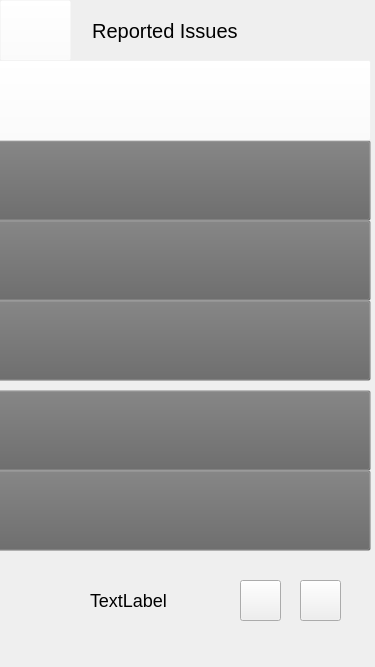
<?xml version="1.0" encoding="UTF-8"?>
<ui version="4.0">
 <class>AdminErrorReports</class>
 <widget class="QWidget" name="AdminErrorReports">
  <property name="geometry">
   <rect>
    <x>0</x>
    <y>0</y>
    <width>375</width>
    <height>667</height>
   </rect>
  </property>
  <property name="windowTitle">
   <string>Form</string>
  </property>
  <widget class="QStackedWidget" name="stackedWidget">
   <property name="geometry">
    <rect>
     <x>0</x>
     <y>0</y>
     <width>381</width>
     <height>671</height>
    </rect>
   </property>
   <property name="currentIndex">
    <number>0</number>
   </property>
   <widget class="QWidget" name="page">
    <widget class="QLabel" name="lbl_stripedBackground">
     <property name="geometry">
      <rect>
       <x>-150</x>
       <y>-70</y>
       <width>671</width>
       <height>841</height>
      </rect>
     </property>
     <property name="styleSheet">
      <string notr="true">image:url(:/images/stripedBackground.png);</string>
     </property>
     <property name="text">
      <string/>
     </property>
    </widget>
    <widget class="QPushButton" name="btn_pageLeft">
     <property name="geometry">
      <rect>
       <x>240</x>
       <y>580</y>
       <width>41</width>
       <height>41</height>
      </rect>
     </property>
     <property name="styleSheet">
      <string notr="true">image:url(:/images/pageLeft.png);</string>
     </property>
     <property name="text">
      <string/>
     </property>
    </widget>
    <widget class="QLabel" name="lbl_report_1">
     <property name="geometry">
      <rect>
       <x>40</x>
       <y>100</y>
       <width>231</width>
       <height>31</height>
      </rect>
     </property>
     <property name="styleSheet">
      <string notr="true">font-family:arial;
font-size:24px;
color: black;</string>
     </property>
     <property name="text">
      <string>TextLabel</string>
     </property>
    </widget>
    <widget class="QPushButton" name="btn_pageRight">
     <property name="geometry">
      <rect>
       <x>300</x>
       <y>580</y>
       <width>41</width>
       <height>41</height>
      </rect>
     </property>
     <property name="styleSheet">
      <string notr="true">image: url(:/images/pageRight.png);</string>
     </property>
     <property name="text">
      <string/>
     </property>
    </widget>
    <widget class="QLabel" name="lbl_report_4">
     <property name="geometry">
      <rect>
       <x>40</x>
       <y>340</y>
       <width>231</width>
       <height>31</height>
      </rect>
     </property>
     <property name="styleSheet">
      <string notr="true">font-family:arial;
font-size:24px;
color: black;</string>
     </property>
     <property name="text">
      <string>TextLabel</string>
     </property>
    </widget>
    <widget class="QPushButton" name="btn_view_4">
     <property name="geometry">
      <rect>
       <x>-10</x>
       <y>300</y>
       <width>381</width>
       <height>81</height>
      </rect>
     </property>
     <property name="styleSheet">
      <string notr="true">background-color:  rgba(100,100,100,0);
</string>
     </property>
     <property name="text">
      <string/>
     </property>
    </widget>
    <widget class="QLabel" name="lbl_report_5">
     <property name="geometry">
      <rect>
       <x>40</x>
       <y>430</y>
       <width>231</width>
       <height>31</height>
      </rect>
     </property>
     <property name="styleSheet">
      <string notr="true">font-family:arial;
font-size:24px;
color: black;</string>
     </property>
     <property name="text">
      <string>TextLabel</string>
     </property>
    </widget>
    <widget class="QLabel" name="lbl_currentPage">
     <property name="geometry">
      <rect>
       <x>90</x>
       <y>590</y>
       <width>121</width>
       <height>20</height>
      </rect>
     </property>
     <property name="styleSheet">
      <string notr="true">color:black;
font-family:arial;
font-size:18px;</string>
     </property>
     <property name="text">
      <string>TextLabel</string>
     </property>
    </widget>
    <widget class="QPushButton" name="btn_view_2">
     <property name="geometry">
      <rect>
       <x>-10</x>
       <y>140</y>
       <width>381</width>
       <height>81</height>
      </rect>
     </property>
     <property name="styleSheet">
      <string notr="true">background-color:  rgba(100,100,100,0);
</string>
     </property>
     <property name="text">
      <string/>
     </property>
    </widget>
    <widget class="QLabel" name="lbl_report_2">
     <property name="geometry">
      <rect>
       <x>40</x>
       <y>180</y>
       <width>231</width>
       <height>31</height>
      </rect>
     </property>
     <property name="styleSheet">
      <string notr="true">font-family:arial;
font-size:24px;
color: black;</string>
     </property>
     <property name="text">
      <string>TextLabel</string>
     </property>
    </widget>
    <widget class="QLabel" name="lbl_report_3">
     <property name="geometry">
      <rect>
       <x>40</x>
       <y>260</y>
       <width>231</width>
       <height>31</height>
      </rect>
     </property>
     <property name="styleSheet">
      <string notr="true">font-family:arial;
font-size:24px;
color: black;</string>
     </property>
     <property name="text">
      <string>TextLabel</string>
     </property>
    </widget>
    <widget class="QPushButton" name="btn_view_5">
     <property name="geometry">
      <rect>
       <x>-10</x>
       <y>390</y>
       <width>381</width>
       <height>81</height>
      </rect>
     </property>
     <property name="styleSheet">
      <string notr="true">background-color:  rgba(100,100,100,0);
</string>
     </property>
     <property name="text">
      <string/>
     </property>
    </widget>
    <widget class="QLabel" name="lbl_topBar">
     <property name="geometry">
      <rect>
       <x>-2</x>
       <y>-15</y>
       <width>381</width>
       <height>91</height>
      </rect>
     </property>
     <property name="text">
      <string/>
     </property>
     <property name="pixmap">
      <pixmap resource="resources.qrc">:/images/topBar.png</pixmap>
     </property>
    </widget>
    <widget class="QPushButton" name="btn_backToAdminHome">
     <property name="geometry">
      <rect>
       <x>0</x>
       <y>0</y>
       <width>71</width>
       <height>61</height>
      </rect>
     </property>
     <property name="styleSheet">
      <string notr="true">image: url(:/images/backArrow2.png);
background-color: rgba(255, 255, 255, 0);</string>
     </property>
     <property name="text">
      <string/>
     </property>
    </widget>
    <widget class="QLabel" name="lbl_report_6">
     <property name="geometry">
      <rect>
       <x>40</x>
       <y>510</y>
       <width>231</width>
       <height>31</height>
      </rect>
     </property>
     <property name="styleSheet">
      <string notr="true">font-family:arial;
font-size:24px;
color: black;</string>
     </property>
     <property name="text">
      <string>TextLabel</string>
     </property>
    </widget>
    <widget class="QPushButton" name="btn_view_6">
     <property name="geometry">
      <rect>
       <x>-10</x>
       <y>470</y>
       <width>381</width>
       <height>81</height>
      </rect>
     </property>
     <property name="styleSheet">
      <string notr="true">background-color:  rgba(100,100,100,0);
</string>
     </property>
     <property name="text">
      <string/>
     </property>
    </widget>
    <widget class="QLabel" name="lbl_reportedIssues">
     <property name="geometry">
      <rect>
       <x>70</x>
       <y>0</y>
       <width>251</width>
       <height>61</height>
      </rect>
     </property>
     <property name="styleSheet">
      <string notr="true">color:black;
font-size:20px;
font-family:arial;</string>
     </property>
     <property name="text">
      <string>    Reported Issues</string>
     </property>
    </widget>
    <widget class="QPushButton" name="btn_view_3">
     <property name="geometry">
      <rect>
       <x>-10</x>
       <y>220</y>
       <width>381</width>
       <height>81</height>
      </rect>
     </property>
     <property name="styleSheet">
      <string notr="true">background-color:  rgba(100,100,100,0);
</string>
     </property>
     <property name="text">
      <string/>
     </property>
    </widget>
    <widget class="QPushButton" name="btn_view_1">
     <property name="geometry">
      <rect>
       <x>-10</x>
       <y>60</y>
       <width>381</width>
       <height>81</height>
      </rect>
     </property>
     <property name="styleSheet">
      <string notr="true">background-color:  rgba(255,255,255,0.1);
</string>
     </property>
     <property name="text">
      <string/>
     </property>
    </widget>
    <widget class="QLabel" name="lbl_name_1">
     <property name="geometry">
      <rect>
       <x>40</x>
       <y>70</y>
       <width>251</width>
       <height>31</height>
      </rect>
     </property>
     <property name="styleSheet">
      <string notr="true">font-family: arial;
font-size: 14px;
color: black;</string>
     </property>
     <property name="text">
      <string>TextLabel</string>
     </property>
    </widget>
    <widget class="QLabel" name="lbl_name_2">
     <property name="geometry">
      <rect>
       <x>40</x>
       <y>150</y>
       <width>251</width>
       <height>31</height>
      </rect>
     </property>
     <property name="styleSheet">
      <string notr="true">font-family: arial;
font-size: 14px;
color: black;</string>
     </property>
     <property name="text">
      <string>TextLabel</string>
     </property>
    </widget>
    <widget class="QLabel" name="lbl_name_3">
     <property name="geometry">
      <rect>
       <x>40</x>
       <y>230</y>
       <width>251</width>
       <height>31</height>
      </rect>
     </property>
     <property name="styleSheet">
      <string notr="true">font-family: arial;
font-size: 14px;
color: black;</string>
     </property>
     <property name="text">
      <string>TextLabel</string>
     </property>
    </widget>
    <widget class="QLabel" name="lbl_name_4">
     <property name="geometry">
      <rect>
       <x>40</x>
       <y>310</y>
       <width>251</width>
       <height>31</height>
      </rect>
     </property>
     <property name="styleSheet">
      <string notr="true">font-family: arial;
font-size: 14px;
color: black;</string>
     </property>
     <property name="text">
      <string>TextLabel</string>
     </property>
    </widget>
    <widget class="QLabel" name="lbl_name_5">
     <property name="geometry">
      <rect>
       <x>40</x>
       <y>400</y>
       <width>251</width>
       <height>31</height>
      </rect>
     </property>
     <property name="styleSheet">
      <string notr="true">font-family: arial;
font-size: 14px;
color: black;</string>
     </property>
     <property name="text">
      <string>TextLabel</string>
     </property>
    </widget>
    <widget class="QLabel" name="lbl_name_6">
     <property name="geometry">
      <rect>
       <x>40</x>
       <y>480</y>
       <width>251</width>
       <height>31</height>
      </rect>
     </property>
     <property name="styleSheet">
      <string notr="true">font-family: arial;
font-size: 14px;
color: black;</string>
     </property>
     <property name="text">
      <string>TextLabel</string>
     </property>
    </widget>
    <widget class="QLabel" name="lbl_date_1">
     <property name="geometry">
      <rect>
       <x>310</x>
       <y>70</y>
       <width>51</width>
       <height>31</height>
      </rect>
     </property>
     <property name="styleSheet">
      <string notr="true">font-family: arial;
font-size: 14px;
color: black;
text-align: right;</string>
     </property>
     <property name="text">
      <string>24/06</string>
     </property>
    </widget>
    <widget class="QLabel" name="lbl_date_2">
     <property name="geometry">
      <rect>
       <x>310</x>
       <y>150</y>
       <width>51</width>
       <height>31</height>
      </rect>
     </property>
     <property name="styleSheet">
      <string notr="true">font-family: arial;
font-size: 14px;
color: black;
text-align: right;</string>
     </property>
     <property name="text">
      <string>24/06</string>
     </property>
    </widget>
    <widget class="QLabel" name="lbl_date_3">
     <property name="geometry">
      <rect>
       <x>310</x>
       <y>230</y>
       <width>51</width>
       <height>31</height>
      </rect>
     </property>
     <property name="styleSheet">
      <string notr="true">font-family: arial;
font-size: 14px;
color: black;
text-align: right;</string>
     </property>
     <property name="text">
      <string>24/06</string>
     </property>
    </widget>
    <widget class="QLabel" name="lbl_date_4">
     <property name="geometry">
      <rect>
       <x>310</x>
       <y>310</y>
       <width>51</width>
       <height>31</height>
      </rect>
     </property>
     <property name="styleSheet">
      <string notr="true">font-family: arial;
font-size: 14px;
color: black;
text-align: right;</string>
     </property>
     <property name="text">
      <string>24/06</string>
     </property>
    </widget>
    <widget class="QLabel" name="lbl_date_5">
     <property name="geometry">
      <rect>
       <x>310</x>
       <y>400</y>
       <width>51</width>
       <height>31</height>
      </rect>
     </property>
     <property name="styleSheet">
      <string notr="true">font-family: arial;
font-size: 14px;
color: black;
text-align: right;</string>
     </property>
     <property name="text">
      <string>24/06</string>
     </property>
    </widget>
    <widget class="QLabel" name="lbl_date_6">
     <property name="geometry">
      <rect>
       <x>310</x>
       <y>480</y>
       <width>51</width>
       <height>31</height>
      </rect>
     </property>
     <property name="styleSheet">
      <string notr="true">font-family: arial;
font-size: 14px;
color: black;
text-align: right;</string>
     </property>
     <property name="text">
      <string>24/06</string>
     </property>
    </widget>
    <widget class="QLabel" name="lbl_new_1">
     <property name="geometry">
      <rect>
       <x>300</x>
       <y>100</y>
       <width>61</width>
       <height>31</height>
      </rect>
     </property>
     <property name="styleSheet">
      <string notr="true">background-image:url(:/images/newMarker.png);</string>
     </property>
     <property name="text">
      <string/>
     </property>
    </widget>
    <widget class="QLabel" name="lbl_new_2">
     <property name="geometry">
      <rect>
       <x>300</x>
       <y>180</y>
       <width>61</width>
       <height>31</height>
      </rect>
     </property>
     <property name="styleSheet">
      <string notr="true">background-image:url(:/images/newMarker.png);</string>
     </property>
     <property name="text">
      <string/>
     </property>
    </widget>
    <widget class="QLabel" name="lbl_new_3">
     <property name="geometry">
      <rect>
       <x>300</x>
       <y>260</y>
       <width>61</width>
       <height>31</height>
      </rect>
     </property>
     <property name="styleSheet">
      <string notr="true">background-image:url(:/images/newMarker.png);</string>
     </property>
     <property name="text">
      <string/>
     </property>
    </widget>
    <widget class="QLabel" name="lbl_new_4">
     <property name="geometry">
      <rect>
       <x>300</x>
       <y>340</y>
       <width>61</width>
       <height>31</height>
      </rect>
     </property>
     <property name="styleSheet">
      <string notr="true">background-image:url(:/images/newMarker.png);</string>
     </property>
     <property name="text">
      <string/>
     </property>
    </widget>
    <widget class="QLabel" name="lbl_new_5">
     <property name="geometry">
      <rect>
       <x>300</x>
       <y>430</y>
       <width>61</width>
       <height>31</height>
      </rect>
     </property>
     <property name="styleSheet">
      <string notr="true">background-image:url(:/images/newMarker.png);</string>
     </property>
     <property name="text">
      <string/>
     </property>
    </widget>
    <widget class="QLabel" name="lbl_new_6">
     <property name="geometry">
      <rect>
       <x>300</x>
       <y>510</y>
       <width>61</width>
       <height>31</height>
      </rect>
     </property>
     <property name="styleSheet">
      <string notr="true">background-image:url(:/images/newMarker.png);</string>
     </property>
     <property name="text">
      <string/>
     </property>
    </widget>
    <zorder>lbl_stripedBackground</zorder>
    <zorder>lbl_report_2</zorder>
    <zorder>btn_pageLeft</zorder>
    <zorder>lbl_report_1</zorder>
    <zorder>btn_pageRight</zorder>
    <zorder>lbl_report_4</zorder>
    <zorder>lbl_report_5</zorder>
    <zorder>lbl_currentPage</zorder>
    <zorder>lbl_report_3</zorder>
    <zorder>lbl_topBar</zorder>
    <zorder>btn_backToAdminHome</zorder>
    <zorder>lbl_report_6</zorder>
    <zorder>lbl_reportedIssues</zorder>
    <zorder>lbl_name_1</zorder>
    <zorder>lbl_name_2</zorder>
    <zorder>lbl_name_3</zorder>
    <zorder>lbl_name_4</zorder>
    <zorder>lbl_name_5</zorder>
    <zorder>lbl_name_6</zorder>
    <zorder>lbl_date_1</zorder>
    <zorder>lbl_date_2</zorder>
    <zorder>lbl_date_3</zorder>
    <zorder>lbl_date_4</zorder>
    <zorder>lbl_date_5</zorder>
    <zorder>lbl_date_6</zorder>
    <zorder>lbl_new_1</zorder>
    <zorder>lbl_new_2</zorder>
    <zorder>lbl_new_3</zorder>
    <zorder>lbl_new_4</zorder>
    <zorder>lbl_new_5</zorder>
    <zorder>lbl_new_6</zorder>
    <zorder>btn_view_5</zorder>
    <zorder>btn_view_6</zorder>
    <zorder>btn_view_3</zorder>
    <zorder>btn_view_2</zorder>
    <zorder>btn_view_1</zorder>
    <zorder>btn_view_4</zorder>
   </widget>
   <widget class="QWidget" name="page_2">
    <property name="styleSheet">
     <string notr="true"/>
    </property>
    <widget class="QLabel" name="lbl_background">
     <property name="geometry">
      <rect>
       <x>0</x>
       <y>0</y>
       <width>381</width>
       <height>671</height>
      </rect>
     </property>
     <property name="styleSheet">
      <string notr="true">background-color:white;</string>
     </property>
     <property name="text">
      <string/>
     </property>
    </widget>
    <widget class="QLabel" name="lbl_viewReport">
     <property name="geometry">
      <rect>
       <x>72</x>
       <y>1</y>
       <width>221</width>
       <height>50</height>
      </rect>
     </property>
     <property name="styleSheet">
      <string notr="true">color:black;
font-size:20px;
font-family:arial;</string>
     </property>
     <property name="text">
      <string>    View Report</string>
     </property>
    </widget>
    <widget class="QLabel" name="lbl_topBar_2">
     <property name="geometry">
      <rect>
       <x>0</x>
       <y>-20</y>
       <width>381</width>
       <height>91</height>
      </rect>
     </property>
     <property name="text">
      <string/>
     </property>
     <property name="pixmap">
      <pixmap resource="resources.qrc">:/images/topBar.png</pixmap>
     </property>
    </widget>
    <widget class="QPushButton" name="btn_backToReportList">
     <property name="geometry">
      <rect>
       <x>2</x>
       <y>-5</y>
       <width>71</width>
       <height>61</height>
      </rect>
     </property>
     <property name="styleSheet">
      <string notr="true">image: url(:/images/backArrow2.png);
background-color: rgba(255, 255, 255, 0);</string>
     </property>
     <property name="text">
      <string/>
     </property>
    </widget>
    <widget class="QLabel" name="lbl_reportTitle">
     <property name="geometry">
      <rect>
       <x>10</x>
       <y>60</y>
       <width>201</width>
       <height>81</height>
      </rect>
     </property>
     <property name="styleSheet">
      <string notr="true">font-family:arial;
font-size:18px;
color: black;</string>
     </property>
     <property name="text">
      <string>TextLabel</string>
     </property>
    </widget>
    <widget class="QLabel" name="lbl_sender">
     <property name="geometry">
      <rect>
       <x>10</x>
       <y>130</y>
       <width>241</width>
       <height>41</height>
      </rect>
     </property>
     <property name="styleSheet">
      <string notr="true">font-family:arial;
font-size:14px;
color: black;</string>
     </property>
     <property name="text">
      <string>TextLabel</string>
     </property>
    </widget>
    <widget class="QPushButton" name="btn_previousReport">
     <property name="geometry">
      <rect>
       <x>250</x>
       <y>80</y>
       <width>41</width>
       <height>41</height>
      </rect>
     </property>
     <property name="styleSheet">
      <string notr="true">image:url(:/images/pageLeft.png);</string>
     </property>
     <property name="text">
      <string/>
     </property>
    </widget>
    <widget class="QPushButton" name="btn_nextReport">
     <property name="geometry">
      <rect>
       <x>310</x>
       <y>80</y>
       <width>41</width>
       <height>41</height>
      </rect>
     </property>
     <property name="styleSheet">
      <string notr="true">image: url(:/images/pageRight.png);</string>
     </property>
     <property name="text">
      <string/>
     </property>
    </widget>
    <widget class="QLabel" name="lbl_currentReport">
     <property name="geometry">
      <rect>
       <x>260</x>
       <y>130</y>
       <width>81</width>
       <height>31</height>
      </rect>
     </property>
     <property name="styleSheet">
      <string notr="true">font-family:arial;
font-size:14px;
color:black;</string>
     </property>
     <property name="text">
      <string>TextLabel</string>
     </property>
     <property name="alignment">
      <set>Qt::AlignCenter</set>
     </property>
    </widget>
    <widget class="QLabel" name="lbl_date">
     <property name="geometry">
      <rect>
       <x>10</x>
       <y>170</y>
       <width>81</width>
       <height>31</height>
      </rect>
     </property>
     <property name="styleSheet">
      <string notr="true">font-family:arial;
font-size:14px;
color: black;</string>
     </property>
     <property name="text">
      <string>TextLabel</string>
     </property>
    </widget>
    <widget class="QLabel" name="lbl_errorText">
     <property name="geometry">
      <rect>
       <x>40</x>
       <y>240</y>
       <width>281</width>
       <height>351</height>
      </rect>
     </property>
     <property name="styleSheet">
      <string notr="true">font-family:arial;
color:gray;
font-size:18px;</string>
     </property>
     <property name="text">
      <string>TextLabel</string>
     </property>
     <property name="alignment">
      <set>Qt::AlignLeading|Qt::AlignLeft|Qt::AlignTop</set>
     </property>
     <property name="wordWrap">
      <bool>true</bool>
     </property>
    </widget>
    <widget class="QPushButton" name="btn_markAsRead">
     <property name="geometry">
      <rect>
       <x>100</x>
       <y>620</y>
       <width>171</width>
       <height>31</height>
      </rect>
     </property>
     <property name="styleSheet">
      <string notr="true">font-family:arial;</string>
     </property>
     <property name="text">
      <string>Mark As Read</string>
     </property>
    </widget>
    <widget class="QLabel" name="lbl_newMarker">
     <property name="geometry">
      <rect>
       <x>270</x>
       <y>170</y>
       <width>61</width>
       <height>31</height>
      </rect>
     </property>
     <property name="styleSheet">
      <string notr="true">background-image:url(:/images/newMarker.png);</string>
     </property>
     <property name="text">
      <string/>
     </property>
    </widget>
    <zorder>lbl_background</zorder>
    <zorder>lbl_topBar_2</zorder>
    <zorder>btn_backToReportList</zorder>
    <zorder>lbl_viewReport</zorder>
    <zorder>lbl_reportTitle</zorder>
    <zorder>lbl_sender</zorder>
    <zorder>btn_previousReport</zorder>
    <zorder>btn_nextReport</zorder>
    <zorder>lbl_currentReport</zorder>
    <zorder>lbl_date</zorder>
    <zorder>lbl_errorText</zorder>
    <zorder>btn_markAsRead</zorder>
    <zorder>lbl_newMarker</zorder>
   </widget>
  </widget>
 </widget>
 <resources>
  <include location="resources.qrc"/>
 </resources>
 <connections/>
</ui>
